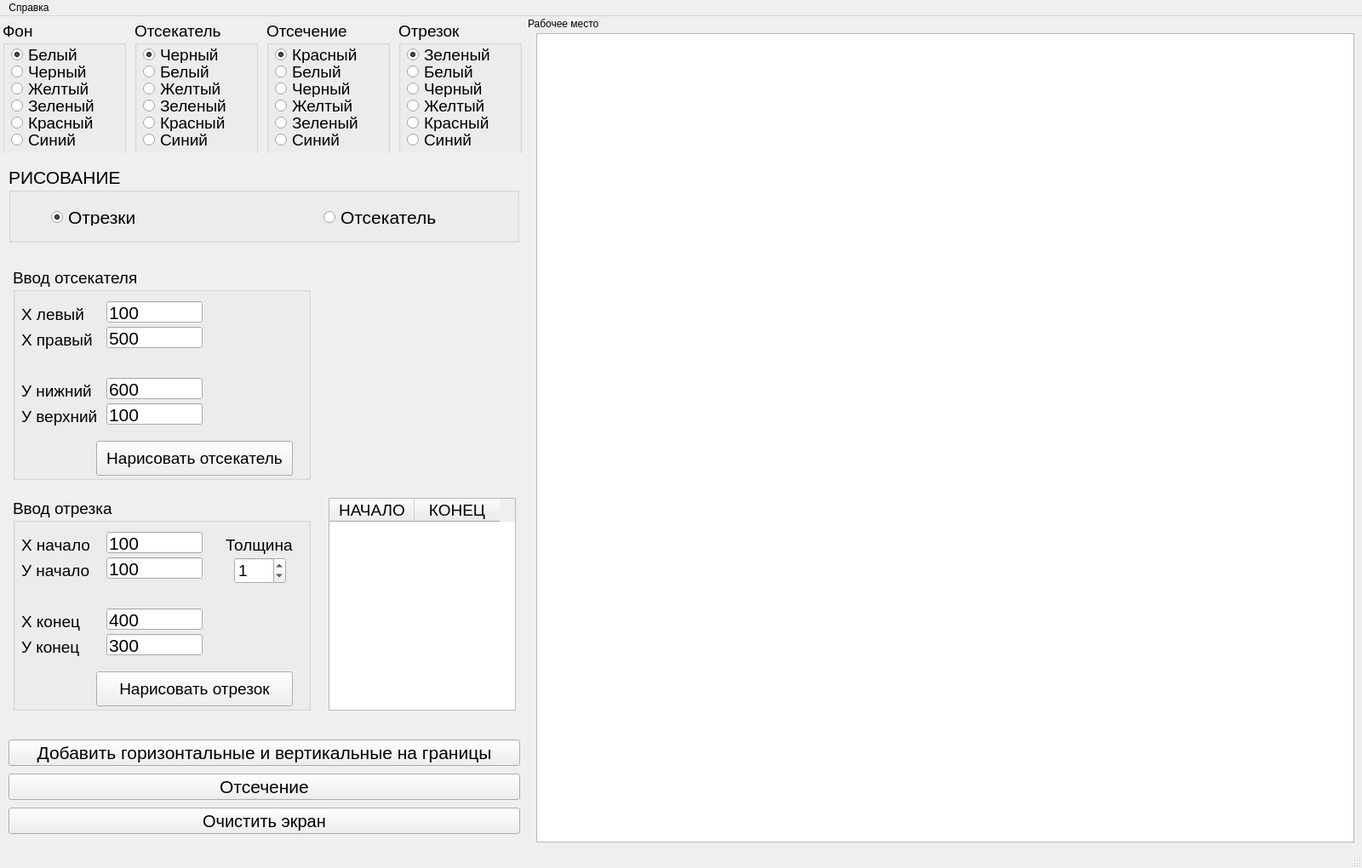
<?xml version="1.0" encoding="UTF-8"?>
<ui version="4.0">
 <class>MainWindow</class>
 <widget class="QMainWindow" name="MainWindow">
  <property name="geometry">
   <rect>
    <x>0</x>
    <y>0</y>
    <width>1600</width>
    <height>1020</height>
   </rect>
  </property>
  <property name="minimumSize">
   <size>
    <width>1600</width>
    <height>1020</height>
   </size>
  </property>
  <property name="maximumSize">
   <size>
    <width>1600</width>
    <height>1020</height>
   </size>
  </property>
  <property name="windowTitle">
   <string>MainWindow</string>
  </property>
  <widget class="QWidget" name="centralwidget">
   <widget class="QWidget" name="verticalLayoutWidget">
    <property name="geometry">
     <rect>
      <x>0</x>
      <y>280</y>
      <width>621</width>
      <height>551</height>
     </rect>
    </property>
    <layout class="QVBoxLayout" name="verticalLayout">
     <item>
      <layout class="QHBoxLayout" name="horizontalLayout_9">
       <item>
        <widget class="QGroupBox" name="groupBoxChooseBG_8">
         <property name="minimumSize">
          <size>
           <width>350</width>
           <height>250</height>
          </size>
         </property>
         <property name="maximumSize">
          <size>
           <width>350</width>
           <height>250</height>
          </size>
         </property>
         <property name="font">
          <font>
           <pointsize>14</pointsize>
          </font>
         </property>
         <property name="title">
          <string>Ввод отсекателя </string>
         </property>
         <widget class="QLabel" name="label_2">
          <property name="geometry">
           <rect>
            <x>10</x>
            <y>70</y>
            <width>101</width>
            <height>31</height>
           </rect>
          </property>
          <property name="text">
           <string>Х правый</string>
          </property>
         </widget>
         <widget class="QLabel" name="label_3">
          <property name="geometry">
           <rect>
            <x>10</x>
            <y>40</y>
            <width>101</width>
            <height>31</height>
           </rect>
          </property>
          <property name="text">
           <string>Х левый</string>
          </property>
         </widget>
         <widget class="QLabel" name="label_4">
          <property name="geometry">
           <rect>
            <x>10</x>
            <y>160</y>
            <width>101</width>
            <height>31</height>
           </rect>
          </property>
          <property name="text">
           <string>У верхний</string>
          </property>
         </widget>
         <widget class="QLabel" name="label_5">
          <property name="geometry">
           <rect>
            <x>10</x>
            <y>130</y>
            <width>101</width>
            <height>31</height>
           </rect>
          </property>
          <property name="text">
           <string>У нижний</string>
          </property>
         </widget>
         <widget class="QLineEdit" name="lineEdit_xleft">
          <property name="geometry">
           <rect>
            <x>110</x>
            <y>40</y>
            <width>113</width>
            <height>25</height>
           </rect>
          </property>
          <property name="font">
           <font>
            <pointsize>16</pointsize>
           </font>
          </property>
          <property name="text">
           <string>100</string>
          </property>
         </widget>
         <widget class="QLineEdit" name="lineEdit_xright">
          <property name="geometry">
           <rect>
            <x>110</x>
            <y>70</y>
            <width>113</width>
            <height>25</height>
           </rect>
          </property>
          <property name="font">
           <font>
            <pointsize>16</pointsize>
           </font>
          </property>
          <property name="text">
           <string>500</string>
          </property>
         </widget>
         <widget class="QLineEdit" name="lineEdit_yup">
          <property name="geometry">
           <rect>
            <x>110</x>
            <y>160</y>
            <width>113</width>
            <height>25</height>
           </rect>
          </property>
          <property name="font">
           <font>
            <pointsize>16</pointsize>
           </font>
          </property>
          <property name="text">
           <string>100</string>
          </property>
         </widget>
         <widget class="QLineEdit" name="lineEdit_ydown">
          <property name="geometry">
           <rect>
            <x>110</x>
            <y>130</y>
            <width>113</width>
            <height>25</height>
           </rect>
          </property>
          <property name="font">
           <font>
            <pointsize>16</pointsize>
           </font>
          </property>
          <property name="text">
           <string>600</string>
          </property>
         </widget>
         <widget class="QPushButton" name="pushButton_draw_rest">
          <property name="geometry">
           <rect>
            <x>98</x>
            <y>204</y>
            <width>231</width>
            <height>41</height>
           </rect>
          </property>
          <property name="text">
           <string>Нарисовать отсекатель</string>
          </property>
         </widget>
        </widget>
       </item>
       <item>
        <widget class="QLabel" name="label_10">
         <property name="minimumSize">
          <size>
           <width>220</width>
           <height>250</height>
          </size>
         </property>
         <property name="maximumSize">
          <size>
           <width>220</width>
           <height>250</height>
          </size>
         </property>
         <property name="font">
          <font>
           <pointsize>16</pointsize>
          </font>
         </property>
         <property name="text">
          <string/>
         </property>
        </widget>
       </item>
      </layout>
     </item>
     <item>
      <layout class="QHBoxLayout" name="horizontalLayout_11">
       <item>
        <widget class="QGroupBox" name="groupBoxChooseBG_9">
         <property name="minimumSize">
          <size>
           <width>350</width>
           <height>250</height>
          </size>
         </property>
         <property name="maximumSize">
          <size>
           <width>350</width>
           <height>250</height>
          </size>
         </property>
         <property name="font">
          <font>
           <pointsize>14</pointsize>
          </font>
         </property>
         <property name="title">
          <string>Ввод отрезка</string>
         </property>
         <widget class="QLabel" name="label_6">
          <property name="geometry">
           <rect>
            <x>10</x>
            <y>70</y>
            <width>101</width>
            <height>31</height>
           </rect>
          </property>
          <property name="text">
           <string>У начало</string>
          </property>
         </widget>
         <widget class="QLabel" name="label_7">
          <property name="geometry">
           <rect>
            <x>10</x>
            <y>40</y>
            <width>101</width>
            <height>31</height>
           </rect>
          </property>
          <property name="text">
           <string>Х начало</string>
          </property>
         </widget>
         <widget class="QLabel" name="label_8">
          <property name="geometry">
           <rect>
            <x>10</x>
            <y>160</y>
            <width>101</width>
            <height>31</height>
           </rect>
          </property>
          <property name="text">
           <string>У конец</string>
          </property>
         </widget>
         <widget class="QLabel" name="label_9">
          <property name="geometry">
           <rect>
            <x>10</x>
            <y>130</y>
            <width>101</width>
            <height>31</height>
           </rect>
          </property>
          <property name="text">
           <string>Х конец</string>
          </property>
         </widget>
         <widget class="QLineEdit" name="lineEdit_5">
          <property name="geometry">
           <rect>
            <x>110</x>
            <y>40</y>
            <width>113</width>
            <height>25</height>
           </rect>
          </property>
          <property name="font">
           <font>
            <pointsize>16</pointsize>
           </font>
          </property>
          <property name="text">
           <string>100</string>
          </property>
         </widget>
         <widget class="QLineEdit" name="lineEdit_6">
          <property name="geometry">
           <rect>
            <x>110</x>
            <y>70</y>
            <width>113</width>
            <height>25</height>
           </rect>
          </property>
          <property name="font">
           <font>
            <pointsize>16</pointsize>
           </font>
          </property>
          <property name="text">
           <string>100</string>
          </property>
         </widget>
         <widget class="QLineEdit" name="lineEdit_7">
          <property name="geometry">
           <rect>
            <x>110</x>
            <y>160</y>
            <width>113</width>
            <height>25</height>
           </rect>
          </property>
          <property name="font">
           <font>
            <pointsize>16</pointsize>
           </font>
          </property>
          <property name="text">
           <string>300</string>
          </property>
         </widget>
         <widget class="QLineEdit" name="lineEdit_8">
          <property name="geometry">
           <rect>
            <x>110</x>
            <y>130</y>
            <width>113</width>
            <height>25</height>
           </rect>
          </property>
          <property name="font">
           <font>
            <pointsize>16</pointsize>
           </font>
          </property>
          <property name="text">
           <string>400</string>
          </property>
         </widget>
         <widget class="QPushButton" name="pushButton_draw_line">
          <property name="geometry">
           <rect>
            <x>98</x>
            <y>204</y>
            <width>231</width>
            <height>41</height>
           </rect>
          </property>
          <property name="text">
           <string>Нарисовать отрезок</string>
          </property>
         </widget>
         <widget class="QLabel" name="label_11">
          <property name="geometry">
           <rect>
            <x>250</x>
            <y>40</y>
            <width>101</width>
            <height>31</height>
           </rect>
          </property>
          <property name="text">
           <string>Толщина</string>
          </property>
         </widget>
         <widget class="QSpinBox" name="spinBox_w">
          <property name="geometry">
           <rect>
            <x>260</x>
            <y>70</y>
            <width>61</width>
            <height>31</height>
           </rect>
          </property>
          <property name="value">
           <number>1</number>
          </property>
         </widget>
        </widget>
       </item>
       <item>
        <widget class="QTableWidget" name="table_line">
         <property name="minimumSize">
          <size>
           <width>220</width>
           <height>250</height>
          </size>
         </property>
         <property name="maximumSize">
          <size>
           <width>220</width>
           <height>250</height>
          </size>
         </property>
         <column>
          <property name="text">
           <string>НАЧАЛО</string>
          </property>
          <property name="font">
           <font>
            <pointsize>14</pointsize>
           </font>
          </property>
         </column>
         <column>
          <property name="text">
           <string>КОНЕЦ</string>
          </property>
          <property name="font">
           <font>
            <pointsize>14</pointsize>
           </font>
          </property>
         </column>
        </widget>
       </item>
      </layout>
     </item>
     <item>
      <layout class="QHBoxLayout" name="horizontalLayout_10"/>
     </item>
    </layout>
   </widget>
   <widget class="QGraphicsView" name="graphicsView">
    <property name="geometry">
     <rect>
      <x>630</x>
      <y>20</y>
      <width>961</width>
      <height>951</height>
     </rect>
    </property>
   </widget>
   <widget class="QPushButton" name="pushButton_clean">
    <property name="geometry">
     <rect>
      <x>10</x>
      <y>930</y>
      <width>601</width>
      <height>31</height>
     </rect>
    </property>
    <property name="minimumSize">
     <size>
      <width>0</width>
      <height>30</height>
     </size>
    </property>
    <property name="font">
     <font>
      <pointsize>15</pointsize>
     </font>
    </property>
    <property name="text">
     <string>Очистить экран</string>
    </property>
   </widget>
   <widget class="QLabel" name="label">
    <property name="geometry">
     <rect>
      <x>620</x>
      <y>0</y>
      <width>131</width>
      <height>17</height>
     </rect>
    </property>
    <property name="text">
     <string>Рабочее место</string>
    </property>
   </widget>
   <widget class="QWidget" name="horizontalLayoutWidget">
    <property name="geometry">
     <rect>
      <x>-1</x>
      <y>-1</y>
      <width>621</width>
      <height>162</height>
     </rect>
    </property>
    <layout class="QHBoxLayout" name="horizontalLayout">
     <item>
      <widget class="QGroupBox" name="groupBoxChooseBG">
       <property name="minimumSize">
        <size>
         <width>145</width>
         <height>160</height>
        </size>
       </property>
       <property name="maximumSize">
        <size>
         <width>145</width>
         <height>150</height>
        </size>
       </property>
       <property name="font">
        <font>
         <pointsize>14</pointsize>
        </font>
       </property>
       <property name="title">
        <string>Фон</string>
       </property>
       <widget class="QRadioButton" name="radioButtonWhite_bg">
        <property name="geometry">
         <rect>
          <x>10</x>
          <y>30</y>
          <width>166</width>
          <height>20</height>
         </rect>
        </property>
        <property name="text">
         <string>Белый</string>
        </property>
        <property name="checked">
         <bool>true</bool>
        </property>
       </widget>
       <widget class="QRadioButton" name="radioButtonBlack_bg">
        <property name="geometry">
         <rect>
          <x>10</x>
          <y>50</y>
          <width>166</width>
          <height>20</height>
         </rect>
        </property>
        <property name="text">
         <string>Черный</string>
        </property>
       </widget>
       <widget class="QRadioButton" name="radioButtonRed_bg">
        <property name="geometry">
         <rect>
          <x>10</x>
          <y>110</y>
          <width>166</width>
          <height>20</height>
         </rect>
        </property>
        <property name="text">
         <string>Красный</string>
        </property>
       </widget>
       <widget class="QRadioButton" name="radioButtonYellow_bg">
        <property name="geometry">
         <rect>
          <x>10</x>
          <y>70</y>
          <width>166</width>
          <height>20</height>
         </rect>
        </property>
        <property name="text">
         <string>Желтый</string>
        </property>
       </widget>
       <widget class="QRadioButton" name="radioButtonGreen_bg">
        <property name="geometry">
         <rect>
          <x>10</x>
          <y>90</y>
          <width>181</width>
          <height>20</height>
         </rect>
        </property>
        <property name="text">
         <string>Зеленый</string>
        </property>
       </widget>
       <widget class="QRadioButton" name="radioButtonBlue_bg">
        <property name="geometry">
         <rect>
          <x>10</x>
          <y>130</y>
          <width>176</width>
          <height>20</height>
         </rect>
        </property>
        <property name="text">
         <string>Синий</string>
        </property>
       </widget>
      </widget>
     </item>
     <item>
      <widget class="QGroupBox" name="groupBoxChooseREST">
       <property name="minimumSize">
        <size>
         <width>145</width>
         <height>160</height>
        </size>
       </property>
       <property name="maximumSize">
        <size>
         <width>145</width>
         <height>150</height>
        </size>
       </property>
       <property name="font">
        <font>
         <pointsize>14</pointsize>
        </font>
       </property>
       <property name="title">
        <string>Отсекатель</string>
       </property>
       <widget class="QRadioButton" name="radioButtonWhite_rest">
        <property name="geometry">
         <rect>
          <x>10</x>
          <y>50</y>
          <width>166</width>
          <height>20</height>
         </rect>
        </property>
        <property name="text">
         <string>Белый</string>
        </property>
        <property name="checked">
         <bool>false</bool>
        </property>
       </widget>
       <widget class="QRadioButton" name="radioButtonBlack_rest">
        <property name="geometry">
         <rect>
          <x>10</x>
          <y>30</y>
          <width>166</width>
          <height>20</height>
         </rect>
        </property>
        <property name="text">
         <string>Черный</string>
        </property>
        <property name="checked">
         <bool>true</bool>
        </property>
       </widget>
       <widget class="QRadioButton" name="radioButtonRed_rest">
        <property name="geometry">
         <rect>
          <x>10</x>
          <y>110</y>
          <width>166</width>
          <height>20</height>
         </rect>
        </property>
        <property name="text">
         <string>Красный</string>
        </property>
       </widget>
       <widget class="QRadioButton" name="radioButtonYellow_rest">
        <property name="geometry">
         <rect>
          <x>10</x>
          <y>70</y>
          <width>166</width>
          <height>20</height>
         </rect>
        </property>
        <property name="text">
         <string>Желтый</string>
        </property>
       </widget>
       <widget class="QRadioButton" name="radioButtonGreen_rest">
        <property name="geometry">
         <rect>
          <x>10</x>
          <y>90</y>
          <width>181</width>
          <height>20</height>
         </rect>
        </property>
        <property name="text">
         <string>Зеленый</string>
        </property>
       </widget>
       <widget class="QRadioButton" name="radioButtonBlue_rest">
        <property name="geometry">
         <rect>
          <x>10</x>
          <y>130</y>
          <width>176</width>
          <height>20</height>
         </rect>
        </property>
        <property name="text">
         <string>Синий</string>
        </property>
       </widget>
      </widget>
     </item>
     <item>
      <widget class="QGroupBox" name="groupBoxChooserwRESULT">
       <property name="minimumSize">
        <size>
         <width>145</width>
         <height>160</height>
        </size>
       </property>
       <property name="maximumSize">
        <size>
         <width>145</width>
         <height>150</height>
        </size>
       </property>
       <property name="font">
        <font>
         <pointsize>14</pointsize>
        </font>
       </property>
       <property name="title">
        <string>Отсечение</string>
       </property>
       <widget class="QRadioButton" name="radioButtonWhite_res">
        <property name="geometry">
         <rect>
          <x>10</x>
          <y>50</y>
          <width>166</width>
          <height>20</height>
         </rect>
        </property>
        <property name="text">
         <string>Белый</string>
        </property>
        <property name="checked">
         <bool>false</bool>
        </property>
       </widget>
       <widget class="QRadioButton" name="radioButtonBlack_res">
        <property name="geometry">
         <rect>
          <x>10</x>
          <y>70</y>
          <width>166</width>
          <height>20</height>
         </rect>
        </property>
        <property name="text">
         <string>Черный</string>
        </property>
       </widget>
       <widget class="QRadioButton" name="radioButtonRed_res">
        <property name="geometry">
         <rect>
          <x>10</x>
          <y>30</y>
          <width>166</width>
          <height>20</height>
         </rect>
        </property>
        <property name="text">
         <string>Красный</string>
        </property>
        <property name="checked">
         <bool>true</bool>
        </property>
       </widget>
       <widget class="QRadioButton" name="radioButtonYellow_res">
        <property name="geometry">
         <rect>
          <x>10</x>
          <y>90</y>
          <width>166</width>
          <height>20</height>
         </rect>
        </property>
        <property name="text">
         <string>Желтый</string>
        </property>
       </widget>
       <widget class="QRadioButton" name="radioButtonGreen_res">
        <property name="geometry">
         <rect>
          <x>10</x>
          <y>110</y>
          <width>181</width>
          <height>20</height>
         </rect>
        </property>
        <property name="text">
         <string>Зеленый</string>
        </property>
       </widget>
       <widget class="QRadioButton" name="radioButtonBlue_res">
        <property name="geometry">
         <rect>
          <x>10</x>
          <y>130</y>
          <width>176</width>
          <height>20</height>
         </rect>
        </property>
        <property name="text">
         <string>Синий</string>
        </property>
       </widget>
      </widget>
     </item>
     <item>
      <widget class="QGroupBox" name="groupBoxChooseLINE">
       <property name="minimumSize">
        <size>
         <width>145</width>
         <height>160</height>
        </size>
       </property>
       <property name="maximumSize">
        <size>
         <width>145</width>
         <height>150</height>
        </size>
       </property>
       <property name="font">
        <font>
         <pointsize>14</pointsize>
        </font>
       </property>
       <property name="title">
        <string>Отрезок</string>
       </property>
       <widget class="QRadioButton" name="radioButtonWhite_line">
        <property name="geometry">
         <rect>
          <x>10</x>
          <y>50</y>
          <width>166</width>
          <height>20</height>
         </rect>
        </property>
        <property name="text">
         <string>Белый</string>
        </property>
        <property name="checked">
         <bool>false</bool>
        </property>
       </widget>
       <widget class="QRadioButton" name="radioButtonBlack_line">
        <property name="geometry">
         <rect>
          <x>10</x>
          <y>70</y>
          <width>166</width>
          <height>20</height>
         </rect>
        </property>
        <property name="text">
         <string>Черный</string>
        </property>
       </widget>
       <widget class="QRadioButton" name="radioButtonRed_line">
        <property name="geometry">
         <rect>
          <x>10</x>
          <y>110</y>
          <width>166</width>
          <height>20</height>
         </rect>
        </property>
        <property name="text">
         <string>Красный</string>
        </property>
       </widget>
       <widget class="QRadioButton" name="radioButtonYellow_line">
        <property name="geometry">
         <rect>
          <x>10</x>
          <y>90</y>
          <width>166</width>
          <height>20</height>
         </rect>
        </property>
        <property name="text">
         <string>Желтый</string>
        </property>
       </widget>
       <widget class="QRadioButton" name="radioButtonGreen_line">
        <property name="geometry">
         <rect>
          <x>10</x>
          <y>30</y>
          <width>181</width>
          <height>20</height>
         </rect>
        </property>
        <property name="text">
         <string>Зеленый</string>
        </property>
        <property name="checked">
         <bool>true</bool>
        </property>
       </widget>
       <widget class="QRadioButton" name="radioButtonBlue_line">
        <property name="geometry">
         <rect>
          <x>10</x>
          <y>130</y>
          <width>176</width>
          <height>20</height>
         </rect>
        </property>
        <property name="text">
         <string>Синий</string>
        </property>
       </widget>
      </widget>
     </item>
    </layout>
   </widget>
   <widget class="QWidget" name="horizontalLayoutWidget_2">
    <property name="geometry">
     <rect>
      <x>0</x>
      <y>170</y>
      <width>621</width>
      <height>102</height>
     </rect>
    </property>
    <layout class="QHBoxLayout" name="horizontalLayout_8">
     <item>
      <widget class="QGroupBox" name="groupBoxChooseDRAW">
       <property name="minimumSize">
        <size>
         <width>600</width>
         <height>90</height>
        </size>
       </property>
       <property name="maximumSize">
        <size>
         <width>500</width>
         <height>90</height>
        </size>
       </property>
       <property name="font">
        <font>
         <pointsize>16</pointsize>
        </font>
       </property>
       <property name="title">
        <string>РИСОВАНИЕ</string>
       </property>
       <widget class="QRadioButton" name="radioButton_draw_line">
        <property name="geometry">
         <rect>
          <x>50</x>
          <y>50</y>
          <width>166</width>
          <height>20</height>
         </rect>
        </property>
        <property name="font">
         <font>
          <pointsize>16</pointsize>
         </font>
        </property>
        <property name="text">
         <string>Отрезки</string>
        </property>
        <property name="checked">
         <bool>true</bool>
        </property>
       </widget>
       <widget class="QRadioButton" name="radioButton_draw_rest">
        <property name="geometry">
         <rect>
          <x>370</x>
          <y>50</y>
          <width>166</width>
          <height>20</height>
         </rect>
        </property>
        <property name="font">
         <font>
          <pointsize>16</pointsize>
         </font>
        </property>
        <property name="text">
         <string>Отсекатель</string>
        </property>
       </widget>
      </widget>
     </item>
    </layout>
   </widget>
   <widget class="QPushButton" name="pushButton_RES">
    <property name="geometry">
     <rect>
      <x>10</x>
      <y>890</y>
      <width>601</width>
      <height>31</height>
     </rect>
    </property>
    <property name="font">
     <font>
      <pointsize>16</pointsize>
     </font>
    </property>
    <property name="text">
     <string>Отсечение</string>
    </property>
   </widget>
   <widget class="QPushButton" name="pushButton_gran">
    <property name="geometry">
     <rect>
      <x>10</x>
      <y>850</y>
      <width>601</width>
      <height>31</height>
     </rect>
    </property>
    <property name="font">
     <font>
      <pointsize>16</pointsize>
     </font>
    </property>
    <property name="text">
     <string>Добавить горизонтальные и вертикальные на границы</string>
    </property>
   </widget>
  </widget>
  <widget class="QMenuBar" name="menubar">
   <property name="geometry">
    <rect>
     <x>0</x>
     <y>0</y>
     <width>1600</width>
     <height>22</height>
    </rect>
   </property>
   <widget class="QMenu" name="menu">
    <property name="title">
     <string>Справка</string>
    </property>
    <addaction name="action"/>
   </widget>
   <addaction name="menu"/>
  </widget>
  <widget class="QStatusBar" name="statusbar"/>
  <action name="action">
   <property name="text">
    <string>О программе</string>
   </property>
  </action>
 </widget>
 <resources/>
 <connections/>
</ui>
